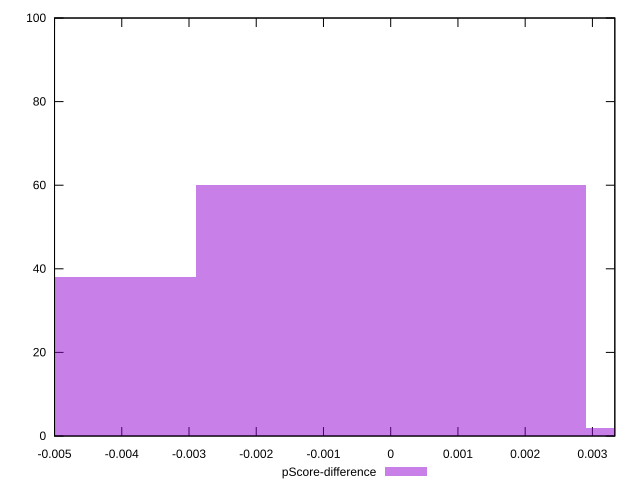

Recreate this plot in gnuplot.
reset

$pScoreDifference <<EOF
0.005801893991524841 2
0 60
-0.005801893991524841 38
EOF

set key outside below
set boxwidth 0.005801893991524841
set xrange [-0.0050000000000000044:0.0033333333333332993]
set yrange [0:100]
set trange [0:100]
set style fill transparent solid 0.5 noborder
set terminal svg size 640, 490 enhanced background rgb 'white'
set output "report_00015_2021-02-09T16-11-33.973Z/unminified-css/samples/pages/pScore-difference/histogram.svg"

plot $pScoreDifference title "pScore-difference" with boxes

reset
